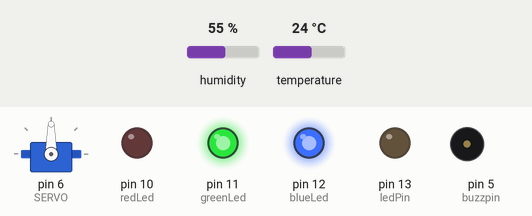
A sketch run on a simulated Arduino Uno, built with avr-gcc and run on an emulated ATmega328P. Shown: servo, output pins drawn as LEDs (lit = HIGH), buzzer (waves = sounding, pin HIGH). Inputs (shaded band) come from the test bench; at power-on: humidity 55 %, temperature 24 °C.

Above: at 0.1 s.
At 30.1 s:
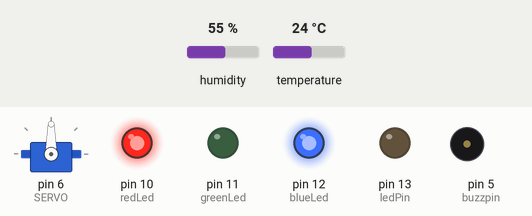
At 32.6 s:
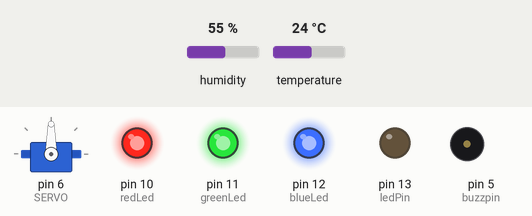
Timing chart, 0 to 34.1 s (numbered marks = the images above):
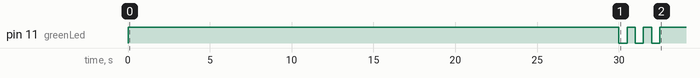

The sketch:

arduino_sinatra_test.ino
```cpp
#include <Servo.h>
#include "DHT.h"

/***********************************
* Global Variables
************************************/

int incomingByte;
int disable_flag = 1;

int temperatureSensor;

int sirens = 0;
int Alarm=0;

int Intruder = 0;

//Motion Sensor
int calibrationTime = 30;
int motionSensor = 3;
int Motion_flag = 1;


/*************************************
* Pin Declaration
************************************/

// pins for led pins
int ledPin = 13;
int redLed = 10;
int blueLed = 12;
int greenLed = 11;

int buzzpin = 5;


//Temperature Sensor
#define DHTPIN 9
#define DHTTYPE DHT11
DHT dht(DHTPIN, DHTTYPE);

// Servo
int position = 90;
#define SERVO 6
#define LEFT 5
#define RIGHT 5
#define FORWARD 90
Servo myservo ; //create servo object

void setup() {
  Serial.begin(9600);

  pinMode(buzzpin, OUTPUT) ;
  pinMode(motionSensor, INPUT);
  pinMode(ledPin, OUTPUT);

  pinMode(redLed, OUTPUT);
  pinMode(blueLed, OUTPUT);
  pinMode(greenLed, OUTPUT);

  //have leds display red to indicate still calibrating
  digitalWrite(greenLed, HIGH);
  digitalWrite(blueLed, HIGH);
  digitalWrite(redLed, LOW);

  //Initialize Temp Sensor:
  dht.begin();

  //initialize Servo
  myservo.attach(SERVO) ;
  myservo.write(FORWARD);         //turn the servo to face in the forward direction

  //Allow Motion Sensor Calibrate
  for(int i=0;i<calibrationTime;i++){
    delay(1000);
  }
  //Signal that Motion sensor is ready
  GreenLights();
}

void loop(){

  float t = dht.readTemperature();

  int MotionDetected = MotionSensor();

  if(MotionDetected==1){      // if motion detected, alarm should go off
    Alarm=1;
  }
  alarm(Alarm) ;
  SerialRead();
  delay(250);
}

/***********************************************************************************
 * Used the MotionSensor hardware to detect motion. Returns 1 if motion is detected.
 * Returns 0 if motion was not or if the alarm is already off
 **********************************************************************************/
int MotionSensor(){

  //If motion was detected, then there is no need to set alarm to 1 as the alarm is going off. Therefore we set a disable flag to zero when motion is detected and we set the disable flag
  //back to 1 when the alarm is turned off.
  if(disable_flag){
    return 0;
  }
  //If motionSensor was triggered, then returns 1
  if(digitalRead(motionSensor)==HIGH){
      return 1;
  }
  //If motionSensor was not triggered, then returns 0
  if(digitalRead(motionSensor)==LOW){
    return 0;
  }
  delay(50);
}

/**********************************************
* This function triggers the alarm and turns on the
* LEDs when motion is detected
************************************************/
void alarm(int motion){
  if(motion == 1){
      analogWrite(buzzpin, 10); // buzzer goes off
      digitalWrite(blueLed, LOW);
      digitalWrite(redLed, HIGH);
      digitalWrite(greenLed, HIGH);
      delay(500);
      analogWrite(buzzpin,0);
      digitalWrite(blueLed,HIGH);
      digitalWrite(redLed, LOW);
      digitalWrite(greenLed, HIGH);
      delay(500);
      if(Motion_flag == 1){
        Serial.println("S");        // write to serial monitor to send notification to web
        Motion_flag = 0;            // set Motion_flag to zero so that even though motion may be detected, it doesn't send another "s" to the web
        disable_flag = 0;
      }
  }
  else {
      analogWrite(buzzpin,0);
      digitalWrite(blueLed, HIGH);
      digitalWrite(greenLed, HIGH);
      digitalWrite(redLed, HIGH);
  }
}

/***************************************************
* This function takes in instructions from the Serial
* Monitor
*****************************************************/
void SerialRead(){

   if (Serial.available() > 0){
    incomingByte = Serial.read();

       switch(incomingByte){

         /*
         Code to control the servo, unfortuntely, we decided to not use the servo in our project

           case 'R':
           if(position > 0){
             position -= RIGHT;
           }
           myservo.write(position);
           break;
         case 'L':
           if(position < 180){
             position += LEFT;
           }
           myservo.write(position);
           break;
         case 'F':
           myservo.write(FORWARD);
           break;
           */

         //If C is read from the webpage, the set the alarm system to be on
         case 'C':
           delay(5000);
           Alarm = 0;
           disable_flag = 0;
           Motion_flag = 1;
           //myservo.write(FORWARD);
           break;
         //If X is read from the webpage, then turn off the alarm system
         case 'X':
           GreenLights(); //Indicates alarm if off
           Alarm=0;
           delay(500);
           if(disable_flag == 0){
             Serial.println("D"); //Stops a text message from being sent
           }
           disable_flag = 1 ;
           break;
         default:
           break;
       }
   }
}

/***************************************************************************************
*This function signals that the alarm is off and when the motion sensor is ready
***************************************************************************************/

void GreenLights(){
  for(int x=0;x<3;x++){
    digitalWrite(greenLed, LOW);
    digitalWrite(redLed, HIGH);
    digitalWrite(blueLed, HIGH);
    delay(500);
    digitalWrite(greenLed, HIGH);
    delay(500);
  }
}
```
